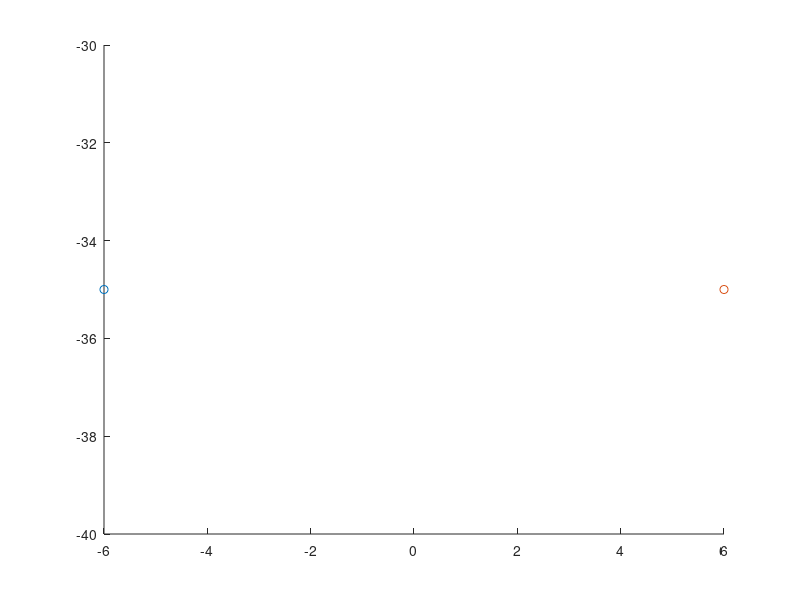

This figure's MATLAB source: (Note: this script raises an error after producing the figure.)

clear all;
close all;
clc;
% workspace and tests 2

% a=0.06;
% L=0.13;
% l=0.1;
% 
% ya=0;
% yb=0;
% 
% xa=-a/2;
% xb=a/2;

a=12;
L=26;
l=20;

ya=-35;
yb=-35;
xa=-a/2;
xb=a/2;

x=0;
y=0;

P=[x y];

A=[xa ya];
B=[xb yb];
figure;
hold on;
scatter(xa,ya,'k+')
scatter(xb,yb,'k+')

for x=-30:0.5:30
    for y=-35:0.5:10
        
        %th1=f_theta1(a,l,L,x,y,xa,ya);
        %th2=f_theta2(a,l,L,x,y,xb,yb);
        [th1,th2]=get_angles_robot(x,y);
     
        if imag(th1)==0 && imag(th2)==0 
            plot(x,y,'ro');
            hold on;

            
        end;
    end;
end;
grid on;